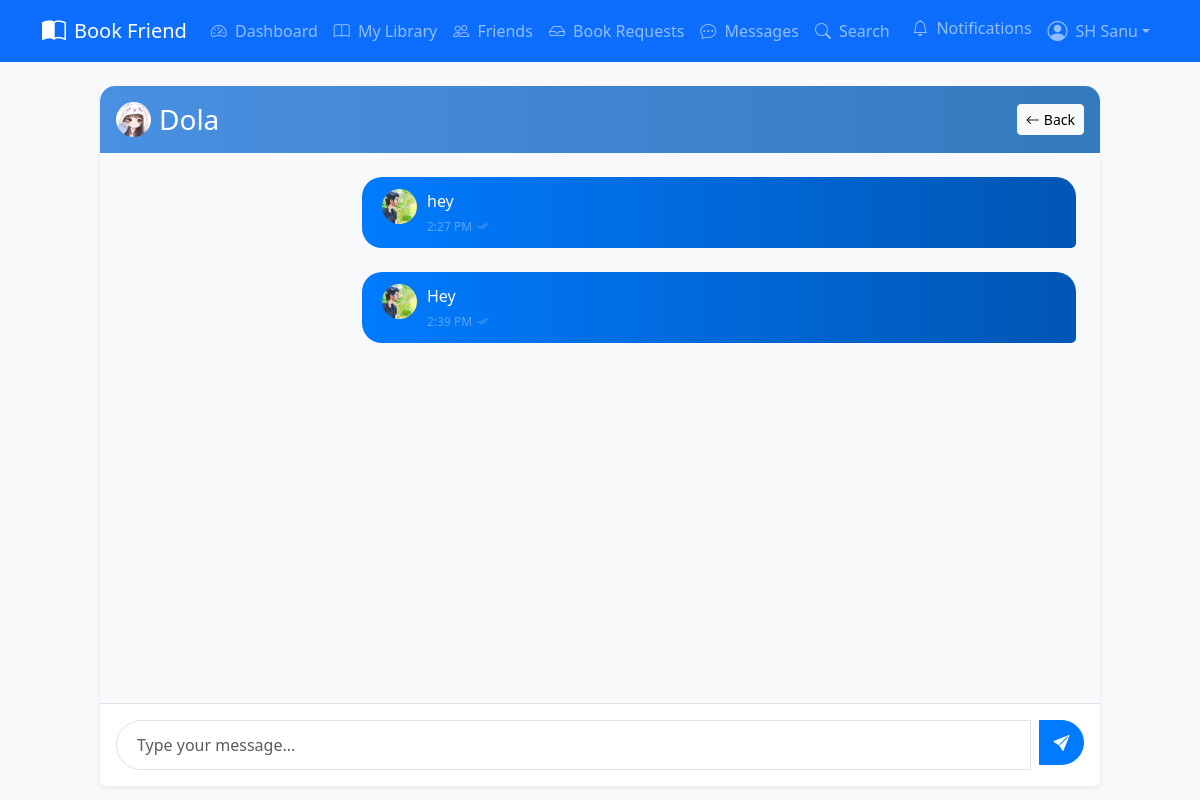
/messages/chat/Dola/ (signed in), run on an earlier commit of the app's database.
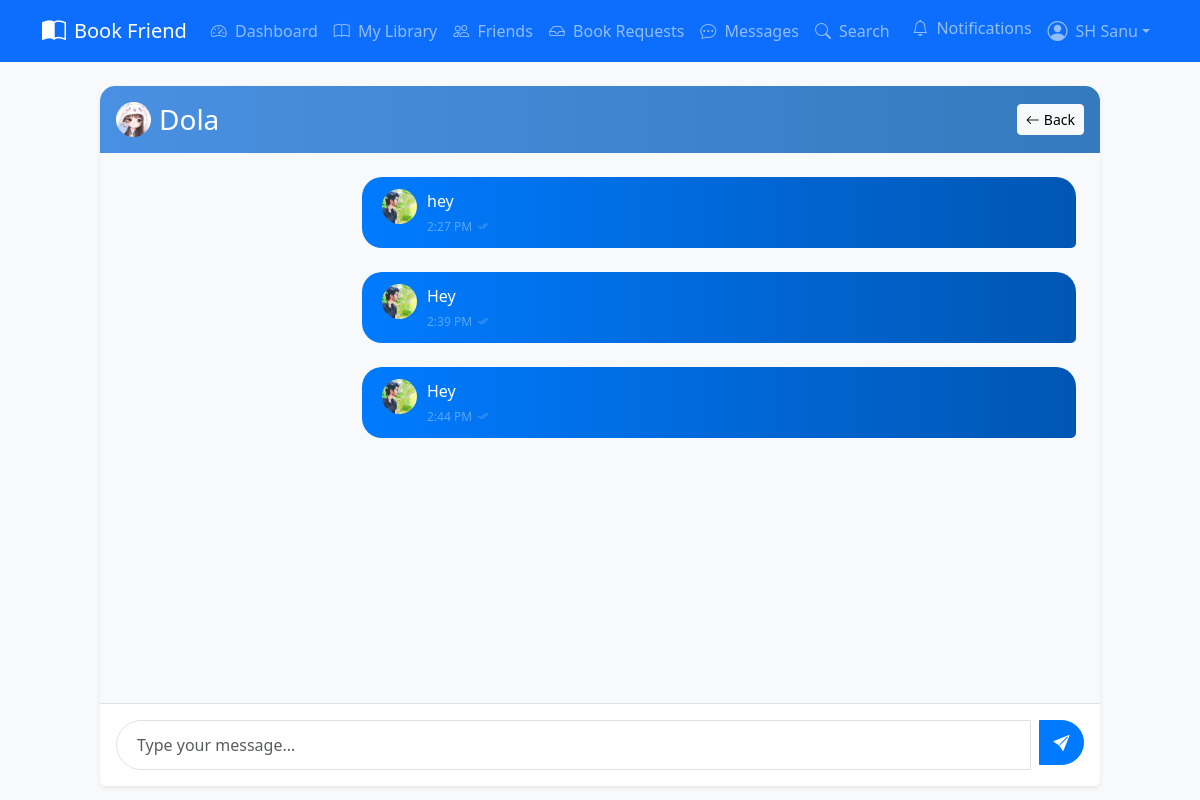
And on a later commit of the database.
### Message_Chat/models.py (models this page shows, shortened)
class Message(models.Model):
    sender = models.ForeignKey(User, on_delete=models.CASCADE, related_name='sent_messages')
    receiver = models.ForeignKey(User, on_delete=models.CASCADE, related_name='received_messages')
    content = models.TextField()
    timestamp = models.DateTimeField(auto_now_add=True)
    is_read = models.BooleanField(default=False)
    class Meta:
        ordering = ['timestamp']

### Core/models.py (models this page shows, shortened)
class UserProfile(models.Model):
    user = models.OneToOneField(User, on_delete=models.CASCADE)
    bio = models.TextField(max_length=500, blank=True)
    profile_picture = models.ImageField(upload_to='profile_pics/', blank=True)
    birthplace = models.CharField(max_length=100, blank=True)
    current_residence = models.CharField(max_length=100, blank=True)
    occupation = models.CharField(max_length=100, blank=True)

### Message_Chat/views.py (the view, shortened to what this page needs)
# urls.py: path('chat/<str:username>/', views.chat_view, name='chat_detail'),
@login_required
def chat_view(request, username):
    friend = get_object_or_404(User, username=username)
    if not Friendship.objects.filter(
        (Q(sender=request.user, receiver=friend) | Q(sender=friend, receiver=request.user)),
        status='accepted'
    ).exists():
        messages.error(request, 'You can only chat with your friends.')
        return redirect('core:dashboard')
    conversation = Message.objects.filter(
        (Q(sender=request.user, receiver=friend) | Q(sender=friend, receiver=request.user))
    ).order_by('timestamp')
    unread_messages = conversation.filter(receiver=request.user, is_read=False)
    unread_messages.update(is_read=True)
    context = {
        'friend': friend,
        'chat_messages': conversation,
    }
    return render(request, 'message/chat.html', context)

### Core/context_processors.py (called while the page is built)
def notification_count(request):
    if request.user.is_authenticated:
        unread_count = Notification.get_user_notifications(request.user).filter(read=False).count()
        return {'unread_notifications': unread_count}
    return {'unread_notifications': 0}

### Core/models.py (called while the page is built)
    @staticmethod
    def get_user_notifications(user):
        return Notification.objects.filter(
            user=user,
            notification_type__in=[
                'friend_request',
                'book_request',
                'request_update',
                'due_reminder',
                'book_rating',
                'book_review'
            ]
        ).order_by('-created_at')

### templates/message/chat.html (shortened to what this page needs)
{% extends 'core/base.html' %}
{% load static %}
{% block content %}
<div class="chat-container mt-4">
    <div class="card border-0 shadow-sm">
        <div class="chat-header text-white d-flex justify-content-between align-items-center">
            <div class="d-flex align-items-center">
                {% if friend.userprofile.profile_picture %}
                    <img src="{{ friend.userprofile.profile_picture.url }}" alt="{{ friend.username }}" class="profile-picture me-2">
                {% else %}
                    <img src="{% static 'core/images/default-profile.png' %}" alt="{{ friend.username }}" class="profile-picture me-2">
                {% endif %}
                <h3 class="mb-0">{{ friend.username }}</h3>
            </div>
            <a href="{% url 'message_chat:chat_list' %}" class="btn btn-light btn-sm d-flex align-items-center">
                <i class="bi bi-arrow-left me-1"></i> Back
            </a>
        </div>
        <div class="chat-body" id="chatBody">
            {% if chat_messages %}
                {% for chat_message in chat_messages %}
                    <div class="message-bubble {% if chat_message.sender == request.user %}message-sent{% else %}message-received{% endif %}">
                        {% if chat_message.sender == request.user %}
                            {% if request.user.userprofile.profile_picture %}
                                <img src="{{ request.user.userprofile.profile_picture.url }}" alt="{{ request.user.username }}" class="profile-picture">
                            {% else %}
                                <img src="{% static 'core/images/default-profile.png' %}" alt="{{ request.user.username }}" class="profile-picture">
                            {% endif %}
                        {% else %}
                            {% if friend.userprofile.profile_picture %}
                                <img src="{{ friend.userprofile.profile_picture.url }}" alt="{{ friend.username }}" class="profile-picture">
                            {% else %}
                                <img src="{% static 'core/images/default-profile.png' %}" alt="{{ friend.username }}" class="profile-picture">
                            {% endif %}
                        {% endif %}
                        <div>
                            <div class="message-content">{{ chat_message.content|linebreaksbr }}</div>
                            <div class="message-time {% if chat_message.sender == request.user %}text-white-50{% else %}text-muted{% endif %}">
                                {{ chat_message.timestamp|date:'g:i A' }}
                                {% if chat_message.sender == request.user %}
                                    <span class="read-status">
                                        {% if chat_message.is_read %}
                                            <i class="bi bi-check2-all" title="Read"></i>
                                        {% else %}
                                            <i class="bi bi-check2" title="Sent"></i>
                                        {% endif %}
                                    </span>
                                {% endif %}
                            </div>
                        </div>
                    </div>
                {% endfor %}
            {% else %}
                <div class="text-center text-muted py-5">
                    <i class="bi bi-chat-dots fs-1 mb-3 d-block"></i>
                    <p class="mb-0">No messages yet. Start the conversation!</p>
                </div>
            {% endif %}
        </div>
        <div class="chat-composer">
            <form method="post" class="mb-0">
                <div class="input-group">
                    <input type="text" name="content" class="form-control chat-input" placeholder="Type your message..." required>
                    <button type="submit" class="btn btn-primary send-button ms-2">
                        <i class="bi bi-send-fill"></i>
                    </button>
                </div>
            </form>
        </div>
    </div>
</div>
{% endblock %}

What changed in the data, as far as the page shows it:
added Message: user.userprofile.profile_picture (picture), content "Hey", timestamp "2:44 PM", is_read True (drawn)
